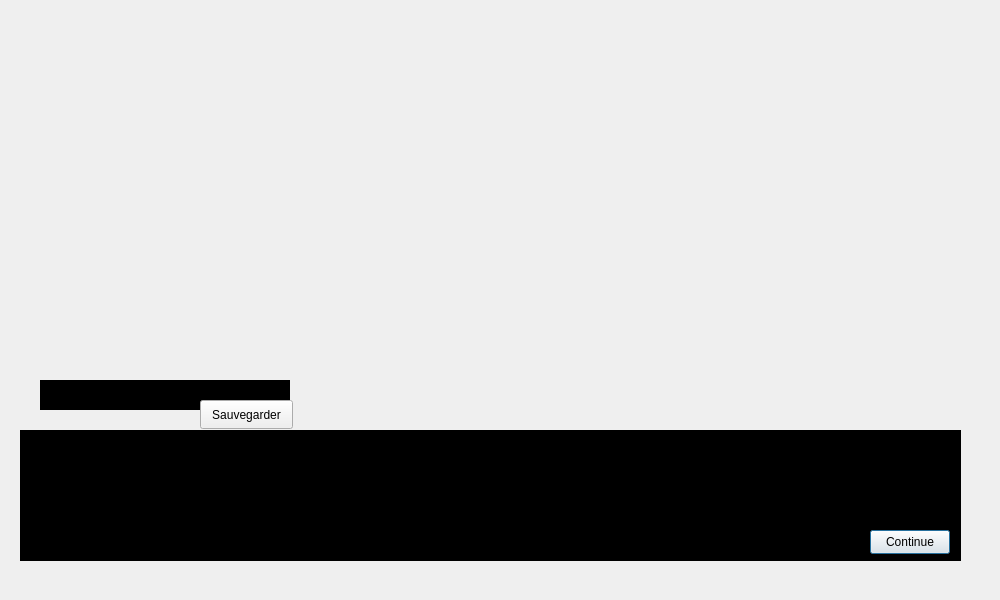
<?xml version="1.0" encoding="UTF-8"?>
<ui version="4.0">
 <class>Dialog</class>
 <widget class="QDialog" name="Dialog">
  <property name="geometry">
   <rect>
    <x>0</x>
    <y>0</y>
    <width>1000</width>
    <height>600</height>
   </rect>
  </property>
  <property name="windowTitle">
   <string>Dialog</string>
  </property>
  <widget class="QWidget" name="dialogScreen" native="true">
   <property name="geometry">
    <rect>
     <x>0</x>
     <y>0</y>
     <width>1000</width>
     <height>600</height>
    </rect>
   </property>
   <widget class="QLabel" name="PngCharac">
    <property name="geometry">
     <rect>
      <x>90</x>
      <y>100</y>
      <width>221</width>
      <height>441</height>
     </rect>
    </property>
    <property name="text">
     <string/>
    </property>
    <property name="pixmap">
     <pixmap>:/assets/Images/sam.jpg</pixmap>
    </property>
   </widget>
   <widget class="QLabel" name="CharacterName">
    <property name="geometry">
     <rect>
      <x>40</x>
      <y>380</y>
      <width>250</width>
      <height>30</height>
     </rect>
    </property>
    <property name="font">
     <font>
      <pointsize>14</pointsize>
      <bold>true</bold>
     </font>
    </property>
    <property name="styleSheet">
     <string notr="true">background-color: rgb(0, 0, 0);</string>
    </property>
    <property name="text">
     <string>Character Name</string>
    </property>
    <property name="alignment">
     <set>Qt::AlignLeading|Qt::AlignLeft|Qt::AlignTop</set>
    </property>
    <property name="margin">
     <number>0</number>
    </property>
    <property name="indent">
     <number>-1</number>
    </property>
   </widget>
   <widget class="QLabel" name="CharacterText">
    <property name="geometry">
     <rect>
      <x>20</x>
      <y>430</y>
      <width>941</width>
      <height>131</height>
     </rect>
    </property>
    <property name="autoFillBackground">
     <bool>false</bool>
    </property>
    <property name="styleSheet">
     <string notr="true">background-color: rgb(0, 0, 0);</string>
    </property>
    <property name="text">
     <string>script du character</string>
    </property>
    <property name="scaledContents">
     <bool>false</bool>
    </property>
    <property name="alignment">
     <set>Qt::AlignLeading|Qt::AlignLeft|Qt::AlignTop</set>
    </property>
   </widget>
   <widget class="QLabel" name="PngCharac2">
    <property name="geometry">
     <rect>
      <x>760</x>
      <y>100</y>
      <width>221</width>
      <height>441</height>
     </rect>
    </property>
    <property name="text">
     <string/>
    </property>
    <property name="pixmap">
     <pixmap>:/assets/Images/sam.jpg</pixmap>
    </property>
   </widget>
   <widget class="QLabel" name="background">
    <property name="geometry">
     <rect>
      <x>0</x>
      <y>0</y>
      <width>1000</width>
      <height>600</height>
     </rect>
    </property>
    <property name="text">
     <string/>
    </property>
    <property name="pixmap">
     <pixmap>:/assets/Images/ComputerUwU.png</pixmap>
    </property>
    <property name="scaledContents">
     <bool>true</bool>
    </property>
   </widget>
   <widget class="QPushButton" name="continueBtn">
    <property name="geometry">
     <rect>
      <x>870</x>
      <y>530</y>
      <width>80</width>
      <height>24</height>
     </rect>
    </property>
    <property name="text">
     <string>Continue</string>
    </property>
   </widget>
   <widget class="QWidget" name="verticalLayoutWidget">
    <property name="geometry">
     <rect>
      <x>300</x>
      <y>40</y>
      <width>371</width>
      <height>351</height>
     </rect>
    </property>
    <layout class="QVBoxLayout" name="ChoiceBox_2"/>
   </widget>
   <widget class="QPushButton" name="saveButton">
    <property name="geometry">
     <rect>
      <x>200</x>
      <y>400</y>
      <width>93</width>
      <height>29</height>
     </rect>
    </property>
    <property name="text">
     <string>Sauvegarder</string>
    </property>
   </widget>
   <zorder>background</zorder>
   <zorder>PngCharac</zorder>
   <zorder>CharacterName</zorder>
   <zorder>PngCharac2</zorder>
   <zorder>CharacterText</zorder>
   <zorder>continueBtn</zorder>
   <zorder>verticalLayoutWidget</zorder>
   <zorder>saveButton</zorder>
  </widget>
 </widget>
 <resources/>
 <connections/>
</ui>
